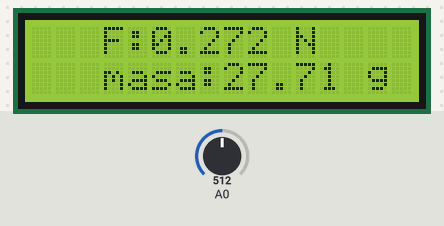
A sketch run on a simulated Arduino Uno, built with avr-gcc and run on an emulated ATmega328P. On the bench: 16×2 character LCD. Inputs (shaded band) come from the test bench; at power-on: A0 = 512.

Above: at 1.2 s.
1.3 s: A0 set to 1008
At 1.9 s:
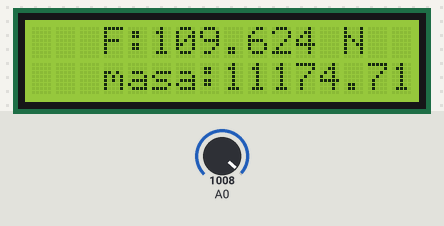
4.3 s: A0 set to 1023
At 5.0 s:
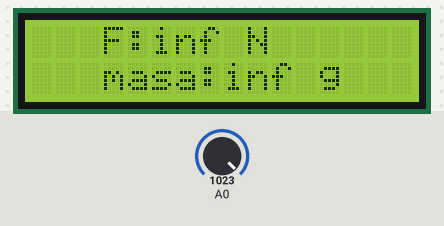
7.3 s: A0 set to 900
At 8.1 s:
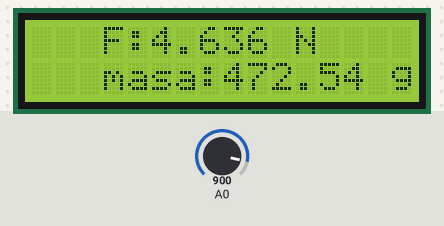
Timing chart, 0 to 10.3 s (numbered marks = the images above; inputs shaded):
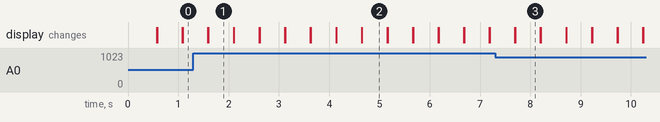

Measured:
- the behaviour switches between 1022 and 1023 on A0 (found by bisection; images 1 and 2)
- after the input at 1.3 s, the display: first differs from a run without the input after 0.30 s (image 1)
- after the input at 4.3 s, the display: first differs from a run without the input after 0.35 s (image 2)
- after the input at 7.3 s, the display: first differs from a run without the input after 0.40 s (image 3)
- what the display in image 1 shows lasts 0.5 s, from 1.6 s to 2.1 s

The sketch:

Sensor_de_Fuerza.ino
```cpp
#include <LiquidCrystal.h>
double v = 0.0;
double v2 = 0.0;
double F = 0.0;
double Rf = 0.0;
double w = 0.0;


const int rs = 12, en = 11, d4 = 5, d5 = 4, d6 = 3, d7 = 2;
LiquidCrystal lcd(rs, en, d4, d5, d6, d7);

void setup() {

  lcd.begin(16, 2);
  pinMode(A0,INPUT);
Serial.begin(9600);

}

void loop() {
  v=(analogRead(A0));
  v2 = (v*5)/1023;
  Rf = 15*(5/v2 - 1);
  F = pow(Rf/6.0075,-1/0.701);
  w = ((F/9.81)*1000);

  lcd.clear();
  lcd.setCursor(3,0);
  lcd.print("F:");
  lcd.print(F,3);
  lcd.print(" N");
  lcd.setCursor(3,2);
  lcd.print("masa:");
  lcd.print(w,2);
  lcd.print(" g");
  lcd.print("");
  delay(500);
  lcd.clear();
}
```
